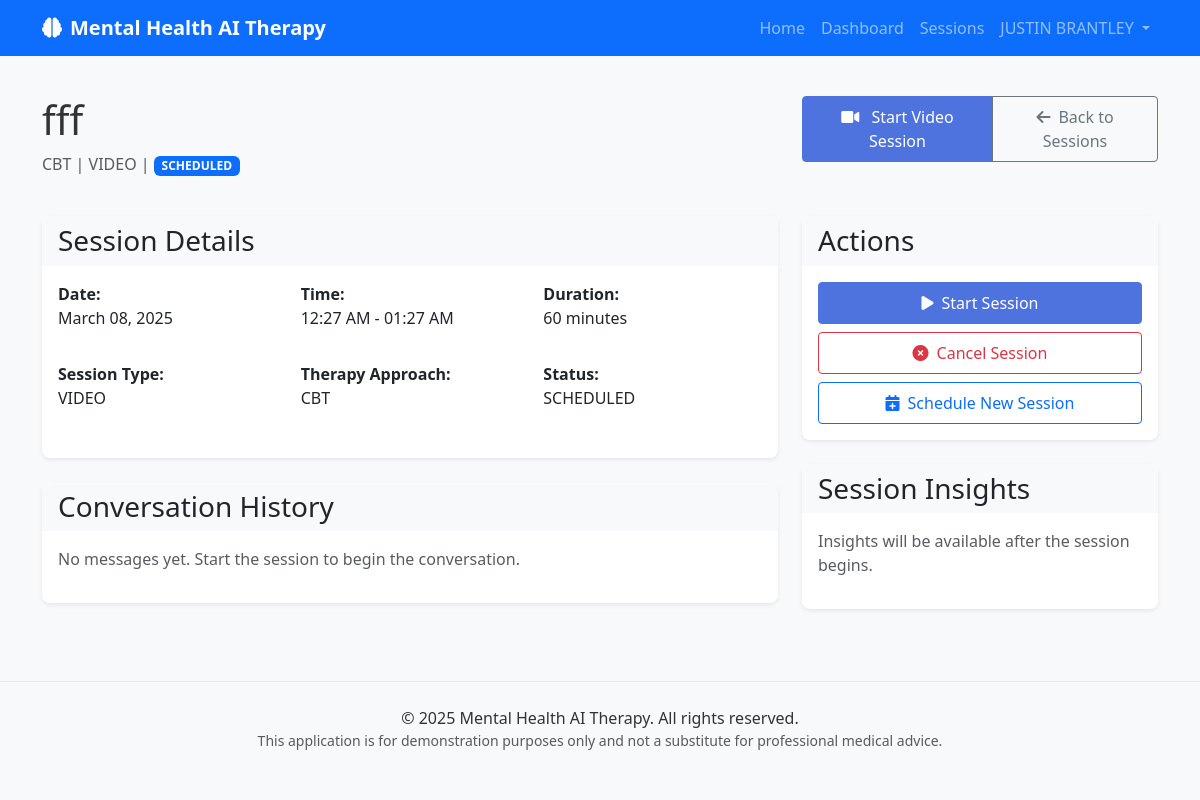
The page /sessions/1 (signed in) on the database its author committed.
### ai_therapy_app/web_app.py (models this page shows)
class User(Base):
    __tablename__ = "users"
    id = Column(Integer, primary_key=True, index=True)
    email = Column(String, unique=True, index=True, nullable=False)
    hashed_password = Column(String, nullable=False)
    full_name = Column(String)
    phone_number = Column(String)
    is_active = Column(Boolean, default=True)
    is_superuser = Column(Boolean, default=False)
    bio = Column(Text)
    preferences = Column(JSON, default={})
    data_permissions = Column(JSON, default={})
    emergency_contact_name = Column(String)
    emergency_contact_phone = Column(String)
    emergency_contact_relation = Column(String)
    created_at = Column(DateTime, default=datetime.now)
    updated_at = Column(DateTime, default=datetime.now, onupdate=datetime.now)
    therapy_sessions = relationship("TherapySession", back_populates="user")

class TherapySession(Base):
    __tablename__ = "therapy_sessions"
    id = Column(Integer, primary_key=True, index=True)
    user_id = Column(Integer, ForeignKey("users.id"), nullable=False)
    session_type = Column(String, nullable=False)  # VOICE, VIDEO, TEXT, CHECK_IN
    therapy_approach = Column(String, nullable=False)  # CBT, DBT, MINDFULNESS, etc.
    scheduled_start = Column(DateTime, nullable=False)
    scheduled_end = Column(DateTime, nullable=False)
    actual_start = Column(DateTime)
    actual_end = Column(DateTime)
    status = Column(String, default="SCHEDULED")  # SCHEDULED, IN_PROGRESS, COMPLETED, CANCELLED, MISSED
    title = Column(String)
    description = Column(Text)
    goals = Column(JSON, default=[])
    notes = Column(Text)
    recording_url = Column(String)
    is_recorded = Column(Boolean, default=False)
    created_at = Column(DateTime, default=datetime.now)
    updated_at = Column(DateTime, default=datetime.now, onupdate=datetime.now)
    user = relationship("User", back_populates="therapy_sessions")
    messages = relationship("TherapyMessage", back_populates="session", cascade="all, delete-orphan")

### ai_therapy_app/web_app.py (the view)
@app.route('/sessions/<int:session_id>')
@login_required
def view_session(session_id):
    db_session = get_db()
    try:
        user = get_current_user()
        session = db_session.query(TherapySession).filter_by(id=session_id, user_id=user.id).first()
        if session is None:
            abort(404)  # Return 404 if session not found
        messages = db_session.query(TherapyMessage).filter_by(session_id=session_id).order_by(TherapyMessage.timestamp).all()
        now = datetime.now()
        return render_template('view_session.html', user=user, session=session, messages=messages, now=now)
    finally:
        db_session.close()

### ai_therapy_app/web_app.py (called while the page is built)
def get_db():
    if 'db' not in g:
        g.db = SessionLocal()
    return g.db

def login_required(f):
    @wraps(f)
    def decorated_function(*args, **kwargs):
        if 'user_id' not in session:
            flash('Please log in to access this page', 'warning')
            return redirect(url_for('login', next=request.url))
        return f(*args, **kwargs)
    return decorated_function

def get_current_user():
    if 'user_id' in session:
        db = get_db()
        return db.query(User).filter(User.id == session['user_id']).first()
    return None

### ai_therapy_app/templates/view_session.html (shortened to what this page needs)
{% extends "base.html" %}
{% block content %}
<div class="row mb-4">
    <div class="col-md-8">
        <h1 class="mb-2">{{ session.title }}</h1>
        <p class="text-muted">
            {{ session.therapy_approach }} | {{ session.session_type }} |
            <span class="badge {% if session.status == 'IN_PROGRESS' %}bg-info{% elif session.status == 'COMPLETED' %}bg-success{% elif session.status == 'CANCELLED' %}bg-danger{% else %}bg-primary{% endif %}">
                {{ session.status }}
            </span>
        </p>
    </div>
    <div class="col-md-4 text-md-end">
        <div class="btn-group">
            {% if session.status == 'SCHEDULED' or session.status == 'IN_PROGRESS' %}
                {% if session.session_type == 'VIDEO' %}
                    <a href="{{ url_for('video_session', session_id=session.id) }}" class="btn btn-primary">
                        <i class="fas fa-video me-2"></i>
                        {% if session.status == 'IN_PROGRESS' %}
                            Continue Video Session
                        {% else %}
                            Start Video Session
                        {% endif %}
                    </a>
                {% endif %}
            {% endif %}
            <a href="{{ url_for('sessions') }}" class="btn btn-outline-secondary">
                <i class="fas fa-arrow-left me-2"></i>Back to Sessions
            </a>
        </div>
    </div>
</div>
<div class="row">
    <div class="col-md-8">
        <div class="card shadow-sm mb-4">
            <div class="card-header bg-light">
                <h3 class="card-title mb-0">Session Details</h3>
            </div>
            <div class="card-body">
                <div class="row mb-3">
                    <div class="col-md-4">
                        <p class="mb-0"><strong>Date:</strong></p>
                        <p>{{ session.scheduled_start.strftime('%B %d, %Y') }}</p>
                    </div>
                    <div class="col-md-4">
                        <p class="mb-0"><strong>Time:</strong></p>
                        <p>{{ session.scheduled_start.strftime('%I:%M %p') }} - {{ session.scheduled_end.strftime('%I:%M %p') }}</p>
                    </div>
                    <div class="col-md-4">
                        <p class="mb-0"><strong>Duration:</strong></p>
                        <p>{{ ((session.scheduled_end - session.scheduled_start).total_seconds() / 60)|int }} minutes</p>
                    </div>
                </div>
                <div class="row mb-3">
                    <div class="col-md-4">
                        <p class="mb-0"><strong>Session Type:</strong></p>
                        <p>{{ session.session_type }}</p>
                    </div>
                    <div class="col-md-4">
                        <p class="mb-0"><strong>Therapy Approach:</strong></p>
                        <p>{{ session.therapy_approach }}</p>
                    </div>
                    <div class="col-md-4">
                        <p class="mb-0"><strong>Status:</strong></p>
                        <p>{{ session.status }}</p>
                    </div>
                </div>
            </div>
        </div>
        <div class="card shadow-sm">
            <div class="card-header bg-light">
                <h3 class="card-title mb-0">Conversation History</h3>
            </div>
            <div class="card-body">
                {% if messages %}
                    <div class="list-group">
                        {% for message in messages %}
                            <div class="list-group-item {% if message.is_from_ai %}list-group-item-light{% endif %}">
                                <div class="d-flex w-100 justify-content-between">
                                    <h6 class="mb-1">{{ 'AI Assistant' if message.is_from_ai else 'You' }}</h6>
                                    <small>{{ message.timestamp.strftime('%I:%M %p') }}</small>
                                </div>
                                <p class="mb-1">{{ message.content }}</p>
                            </div>
                        {% endfor %}
                    </div>
                {% else %}
                    <p class="text-muted">No messages yet. Start the session to begin the conversation.</p>
                {% endif %}
            </div>
        </div>
    </div>
    <div class="col-md-4">
        <div class="card shadow-sm mb-4">
            <div class="card-header bg-light">
                <h3 class="card-title mb-0">Actions</h3>
            </div>
            <div class="card-body">
                <div class="d-grid gap-2">
                    {% if session.status == 'SCHEDULED' %}
                        <a href="{{ url_for('session_chat', session_id=session.id) }}" class="btn btn-primary">
                            <i class="fas fa-play me-2"></i>Start Session
                        </a>
                        <button type="button" class="btn btn-outline-danger" data-bs-toggle="modal" data-bs-target="#cancelModal">
                            <i class="fas fa-times-circle me-2"></i>Cancel Session
                        </button>
                    {% endif %}
                    <a href="{{ url_for('new_session') }}" class="btn btn-outline-primary">
                        <i class="fas fa-calendar-plus me-2"></i>Schedule New Session
                    </a>
                </div>
            </div>
        </div>
        <div class="card shadow-sm">
            <div class="card-header bg-light">
                <h3 class="card-title mb-0">Session Insights</h3>
            </div>
            <div class="card-body">
                {% if messages %}
                    <p><strong>Topics Discussed:</strong></p>
                    <ul>
                        <li>Anxiety management</li>
                        <li>Stress reduction techniques</li>
                        <li>Sleep improvement</li>
                    </ul>
                    <p><strong>Mood Trend:</strong></p>
                    <div class="progress mb-3">
                        <div class="progress-bar bg-success" role="progressbar" style="width: 65%">Positive</div>
                    </div>
                    <p><strong>Recommended Focus:</strong></p>
                    <p>Continue practicing mindfulness techniques discussed in the session.</p>
                {% else %}
                    <p class="text-muted">Insights will be available after the session begins.</p>
                {% endif %}
            </div>
        </div>
    </div>
</div>
{% endblock %}

### ai_therapy_app/templates/base.html (shortened to what this page needs)
<!DOCTYPE html>
<html lang="en">
<head>
    <link href="https://cdn.jsdelivr.net/npm/bootstrap@5.3.0-alpha1/dist/css/bootstrap.min.css" rel="stylesheet">
    <link rel="stylesheet" href="https://cdnjs.cloudflare.com/ajax/libs/font-awesome/6.0.0/css/all.min.css">
    <link rel="stylesheet" href="{{ url_for('static', filename='css/style.css') }}">
</head>
<body>
    <nav class="navbar navbar-expand-lg navbar-dark bg-primary">
        <div class="container">
            <a class="navbar-brand" href="{{ url_for('index') }}">
                <i class="fas fa-brain me-2"></i>Mental Health AI Therapy
            </a>
            <div class="collapse navbar-collapse" id="navbarNav">
                <ul class="navbar-nav ms-auto">
                    <li class="nav-item">
                        <a class="nav-link" href="{{ url_for('index') }}">Home</a>
                    </li>
                    {% if user %}
                        <li class="nav-item">
                            <a class="nav-link" href="{{ url_for('dashboard') }}">Dashboard</a>
                        </li>
                        <li class="nav-item">
                            <a class="nav-link" href="{{ url_for('sessions') }}">Sessions</a>
                        </li>
                        <li class="nav-item dropdown">
                            <a class="nav-link dropdown-toggle" href="#" id="navbarDropdown" role="button" data-bs-toggle="dropdown">
                                {{ user.full_name or user.email }}
                            </a>
                        </li>
                    {% endif %}
                </ul>
            </div>
        </div>
    </nav>
    <main class="container py-4">
        {% block content %}{% endblock %}
    </main>
    <footer class="bg-light py-4 mt-5">
        <div class="container text-center">
            <p class="mb-0">&copy; 2025 Mental Health AI Therapy. All rights reserved.</p>
            <p class="small text-muted">This application is for demonstration purposes only and not a substitute for professional medical advice.</p>
        </div>
    </footer>
</body>
</html>

### ai_therapy_app/static/css/style.css (style rules this page uses)
body { font-family: 'Segoe UI', Tahoma, Geneva, Verdana, sans-serif; color: #333; background-color: #f8f9fa; }
.navbar-brand { font-weight: 600; }
.card { border-radius: 0.5rem; border: none; box-shadow: 0 0.125rem 0.25rem rgba(0, 0, 0, 0.075); transition: all 0.3s ease; }
.card-header { border-bottom: none; font-weight: 600; }
.btn { border-radius: 0.25rem; padding: 0.5rem 1rem; font-weight: 500; }
.btn-primary { background-color: #4e73df; border-color: #4e73df; }
footer { margin-top: 3rem; padding: 2rem 0; background-color: #f8f9fa; border-top: 1px solid #e9ecef; }

### rows shown on the page
User: full_name "JUSTIN BRANTLEY"
TherapySession: title "fff", therapy_approach "CBT", session_type "VIDEO", status "SCHEDULED", scheduled_start "March 08, 2025", scheduled_start "12:27 AM", scheduled_end "01:27 AM", scheduled_end+scheduled_start "60"
